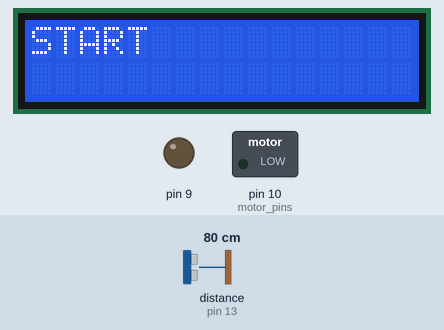
The sketch below on a simulated Arduino Uno, built with avr-gcc and run on an emulated ATmega328P. On the bench: 16×2 character LCD, switched loads named in the sketch (green lamp = pin HIGH), output pins drawn as LEDs (lit = HIGH). Wiring (inferred from the names in the program): ultrasonic range finder: trigger pin 7; echo pin 13. The inputs (shaded band) are chosen by the test bench; at power-on: distance to the obstacle (sensor on pin 13) 80 cm. The echo pulse lasts 58.3 µs per cm; pins used as bus, display or sensor lines are not drawn.

Above: at 2.7 s.
2.8 s: distance to the obstacle (sensor on pin 13) set to 45 cm
At 5.1 s:
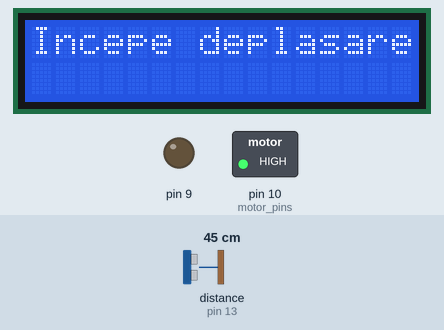
14.8 s: distance to the obstacle (sensor on pin 13) set to 37 cm
At 21.2 s:
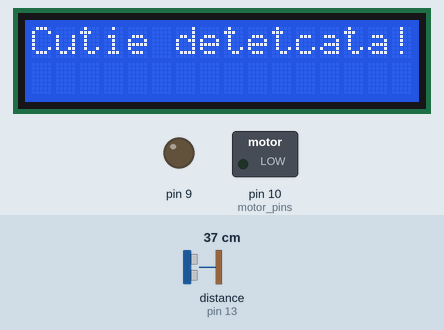
36.6 s: distance to the obstacle (sensor on pin 13) set to 60 cm
43.6 s: distance to the obstacle (sensor on pin 13) set to 2 cm
At 47.0 s:
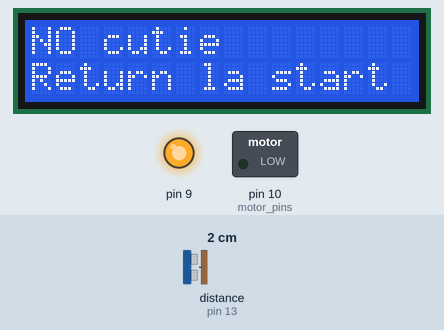
Timing chart, 0 to 56.2 s (numbered marks = the images above; inputs shaded):
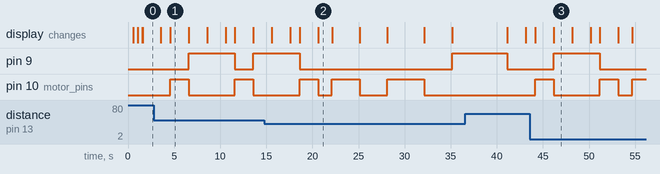

Measured:
- the behaviour switches between 41 and 40 cm on distance to the obstacle (sensor on pin 13) (found by bisection; images 1 and 2)
- after the input at 14.8 s, the display: first differs from a run without the input after 5.8 s (image 2)
- after the input at 43.6 s, pin 9: goes on until 51.2 s, then stays LOW
- what the display in image 1 shows lasts 2.0 s, from 4.6 s to 6.6 s
- what the display in image 2 shows lasts 1.5 s, from 20.6 s to 22.1 s

The sketch:

fantabulous_blad_lappi1.ino
```cpp
#include <LiquidCrystal.h>

LiquidCrystal lcd(12, 11, 5, 4, 3, 2);
float cm = 0;
int triggerPin = 7;
int echoPin = 13;

void setup() {
  pinMode(triggerPin, OUTPUT);  // Clear the trigger
  pinMode(echoPin, INPUT);
  pinMode(10, OUTPUT); //motor pins
  pinMode(9, OUTPUT);
  // set up the LCD's number of columns and rows:
  lcd.begin(16, 2);
  // Print a message to the LCD.
  lcd.print("Initializing");
  delay(500);
  lcd.print(".");
  delay(500);
  lcd.print(".");
  delay(500);
  lcd.clear();
}

long readUltrasonicDistance()
{
  digitalWrite(triggerPin, LOW);
  delayMicroseconds(2);
  // Sets the trigger pin to HIGH state for 10 microseconds
  digitalWrite(triggerPin, HIGH);
  delayMicroseconds(10);
  digitalWrite(triggerPin, LOW);
  // Reads the echo pin, and returns the sound wave travel time in microseconds
  return pulseIn(echoPin, HIGH);
}

float ultrasonicToCm(){
 return 0.01723 * readUltrasonicDistance();
}


void loop() {
  cm = ultrasonicToCm();
  lcd.clear();
  lcd.setCursor(0,0);
  lcd.print("START");
  delay(2000);
  lcd.clear();
  lcd.print("Incarcare cutie");
  delay(1000);
  lcd.clear();
  lcd.print("Incepe deplasare");
  digitalWrite(10, HIGH);
  digitalWrite(9, LOW);
  delay(2000);
  if(cm <= 40){ //cutie detetcata
  	lcd.setCursor(0,0);
    digitalWrite(10, LOW);
    lcd.print("Cutie detetcata!");
    delay(1500); //asteapa putin ca sa observe pe afisaj ca cutia a fost detectata
    digitalWrite(10, HIGH);
    digitalWrite(9, LOW);
    lcd.clear();
    lcd.print("Deplasare masa");
    delay(3000); //masa se deplaseaza timp de 3 secunde
    digitalWrite(10, LOW); //motorul se opreste
    lcd.clear();
    lcd.print("Dozare bile");
    delay(3000); //se asteapta dozarea cu bile
    //asteapta 3 sec (in 3 sec se dozeaza max 6 bile)
    digitalWrite(10, HIGH);
    lcd.clear();
    lcd.print("Deplasare masa");
    delay(4000);
    digitalWrite(10, LOW);
    lcd.clear();
    lcd.print("Descarcare cutie");
    delay(3000);
    lcd.clear();
    lcd.print("revenire la poz ");
    lcd.setCursor(0,1);
    lcd.print("de start");
    digitalWrite(9, HIGH);
    delay(6000); //in 6 sec revine la pozitia de start
    digitalWrite(9, LOW);
  } else {
   	lcd.clear();
    lcd.print("NO cutie");
    lcd.setCursor(0,1);
    lcd.print("Return la start");
    digitalWrite(10, LOW);
    digitalWrite(9, HIGH);
    delay(2000); //timpul de deplasare pana la pozitia de start
  }
}
 
```
